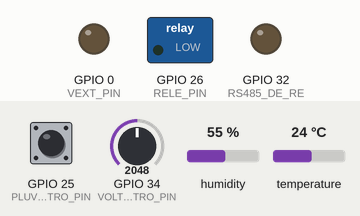
A sketch run on a simulated ESP32. Shown: switched loads named in the sketch (green lamp = pin HIGH), output pins drawn as LEDs (lit = HIGH). The inputs (shaded band) are chosen by the test bench; at power-on: GPIO 25 (PLUVIOMETRO_PIN) HIGH, GPIO 34 (VOLTIMETRO_PIN) = 2048, humidity 55 %, temperature 24 °C. WiFi joins after 1.5 s; servers stay silent unless stated; uploads are accepted with an empty reply; random numbers use the default seed unless the sketch sets one; what the sketch prints to the serial monitor is not drawn.

Above: at 0.0 s.
Timing chart, 0 to 2.0 s (numbered marks = the images above):
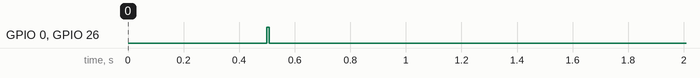

The sketch:

estacao.ino
```cpp
/**
 * ESTACAO WIFI - AI AGRO ESP32 (GENERICA + OTA)
 *
 * Estacao com WiFi direto (sem LoRa, sem receptora). Le sensores e faz
 * POST direto pro Supabase + Google Sheets (dual write na transicao).
 *
 * Config por dispositivo via build_flags no platformio.ini:
 *   -DDEVICE_CODIGO   ex: "BELA_WIFI_EST1"
 *   -DORIGEM          ex: "BELA_WIFI_EST1" (campo origem no JSON)
 *   -DDISP_ID         UUID do dispositivo no Supabase
 *   -DWIFI_SSID / -DWIFI_PASS
 *
 * Hardware: 1x sensor 7x1 RS485 (LOTE ANTIGO: regs 0x0012/0x0015/0x0007/0x001E)
 *           + DHT22 + pluviometro (Hall A3144 ou reed) + voltimetro de bateria.
 *           SEM OLED.
 *
 * OTA: tem WiFi, entao checa GitHub no boot. (estacao_wifi/VERSION + builds/)
 *
 * ===== LOGICA DE SONO (deadline-based) =====
 * A estacao dorme ~24h e envia 1x/dia. Entre os envios, viradas do pluviometro
 * acordam a placa por EXT0 so pra CONTAR e voltar a dormir.
 *
 * O ponto-chave: guardamos o HORARIO ABSOLUTO do proximo envio (proximoEnvio_us,
 * baseado no relogio RTC que sobrevive ao deep sleep). Toda vez que acorda por
 * virada, dorme so o TEMPO RESTANTE ate esse horario -- nunca reinicia a contagem.
 * Assim a estacao sempre envia no horario certo, mesmo chovendo o dia todo.
 *
 * Contador de viradas: snapshot 1x no inicio do ciclo, mesmo valor nos 3 envios
 * (redundancia), e subtrai o snapshot do contador apos enviar (preserva viradas
 * que cairam durante o proprio ciclo de envio).
 *
 * PINOS: RS485 TX 17|RX 16|DE/RE 32 | DHT22 4 | RELE 26 | VEXT 0
 *        VOLTIMETRO 34 | PLUVIOMETRO 25
 */
#include <Arduino.h>
#include <WiFi.h>
#include <WiFiClientSecure.h>
#include <HTTPClient.h>
#include <HTTPUpdate.h>
#include <ModbusMaster.h>
#include <DHT.h>
#include <ArduinoJson.h>
#include <sys/time.h>
#include "soc/soc.h"
#include "soc/rtc_cntl_reg.h"

// ====== Versao (sincronizar com arquivo VERSION do repo) ======
#define VERSAO_FW "3"

// ====== Config por dispositivo (default; sobrescrito por build_flags) ======
#ifndef DEVICE_CODIGO
  #define DEVICE_CODIGO "BELA_WIFI_EST1"
#endif
#ifndef ORIGEM
  #define ORIGEM "BELA_WIFI_EST1"
#endif
#ifndef DISP_ID
  #define DISP_ID "2f33249c-4c20-4f47-92c5-3989b50408d8"
#endif
#ifndef WIFI_SSID
  #define WIFI_SSID "Ap6401-2G"
#endif
#ifndef WIFI_PASS
  #define WIFI_PASS "21012003"
#endif

// ====== Pinos ======
#define RS485_TX        17
#define RS485_RX        16
#define RS485_DE_RE     32
#define DHTPIN          4
#define DHTTYPE         DHT22
#define RELE_PIN        26
#define VEXT_PIN        0
#define VOLTIMETRO_PIN  34
#define PLUVIOMETRO_PIN 25

// ====== Ciclo ====== (override via build_flags pra teste de campo)
#ifndef NUM_ENVIOS
#define NUM_ENVIOS      3
#endif
#define MS_ENTRE_ENVIOS 60000              // 1 min entre envios
#ifndef INTERVALO_SEG
#define INTERVALO_SEG 3600                 // TESTE: 1h. Producao: 86400 (24h)
#endif
const uint64_t INTERVALO_SEGUNDOS = INTERVALO_SEG;

// ====== Endpoints fixos ======
const char* GOOGLE_SCRIPT_URL =
  "https://script.google.com/macros/s/AKfycby9tF9b7n79DXCQ8qT47U_0Ao-9eiUhsNe6iDo8579LLQOscyLphv2C4UxR7Y6Orn3P/exec";
const char* SUPABASE_URL = "https://bwtotmprzmldczafjhrg.supabase.co/rest/v1/leituras";
const char* SUPABASE_ANON_KEY =
  "eyJhbGciOiJIUzI1NiIsInR5cCI6IkpXVCJ9.eyJpc3MiOiJzdXBhYmFzZSIsInJlZiI6ImJ3dG90bXByem1sZGN6YWZqaHJnIiwicm9sZSI6ImFub24iLCJpYXQiOjE3NzgwNzI0MjAsImV4cCI6MjA5MzY0ODQyMH0.-ZiY9JSdsUoCC2dSsesYemH-vN61Gl5odX9XrRxc-jo";

// ====== OTA ======
const char* OTA_URL_VERSION =
  "https://raw.githubusercontent.com/tb-lang/aiagro-firmware/main/estacao_wifi/VERSION";
const String OTA_URL_BINARIO =
  String("https://raw.githubusercontent.com/tb-lang/aiagro-firmware/main/estacao_wifi/builds/")
  + DEVICE_CODIGO + ".bin";

// ====== Globais ======
ModbusMaster node;
DHT dht(DHTPIN, DHTTYPE);

RTC_DATA_ATTR uint32_t ciclo = 0;
RTC_DATA_ATTR uint32_t pluviometroPulsos = 0;
RTC_DATA_ATTR int64_t  proximoEnvio_us = 0;   // horario absoluto do proximo envio (RTC)

volatile unsigned long ultimoPulsoMs = 0;

float temperaturaAr = 0, umidadeAr = 0;
float umidadeSolo = 0, tempSolo = 0, phSolo = 0, condutividade = 0;
int nitrogenio = 0, fosforo = 0, potassio = 0;
float voltagemBateria = 0;

void IRAM_ATTR pluviometroISR() {
  unsigned long agora = millis();
  if (agora - ultimoPulsoMs > 250) { pluviometroPulsos++; ultimoPulsoMs = agora; }
}

void preTransmission()  { digitalWrite(RS485_DE_RE, HIGH); }
void postTransmission() { digitalWrite(RS485_DE_RE, LOW); }

// Relogio RTC em microssegundos -- SOBREVIVE ao deep sleep.
int64_t agoraRTC_us() {
  struct timeval tv;
  gettimeofday(&tv, NULL);
  return (int64_t)tv.tv_sec * 1000000LL + (int64_t)tv.tv_usec;
}

// Espera o ima se afastar (GPIO voltar HIGH) antes de re-armar o EXT0.
// Evita re-acordar em loop / contar a mesma virada varias vezes.
void esperarImaPassar() {
  unsigned long t0 = millis();
  while (digitalRead(PLUVIOMETRO_PIN) == LOW && millis() - t0 < 3000) {
    delay(10);
  }
  delay(50);  // debounce extra
}

bool conectarWiFi() {
  if (WiFi.status() == WL_CONNECTED) return true;
  Serial.print("Conectando WiFi");
  WiFi.mode(WIFI_STA);
  WiFi.begin(WIFI_SSID, WIFI_PASS);
  unsigned long start = millis();
  while (WiFi.status() != WL_CONNECTED && millis() - start < 20000) {
    delay(500); Serial.print(".");
  }
  Serial.println();
  if (WiFi.status() == WL_CONNECTED) {
    Serial.print("WiFi OK | IP: "); Serial.println(WiFi.localIP());
    return true;
  }
  Serial.println("WiFi FAIL");
  return false;
}

// ====== OTA ======
void verificarOTA() {
  if (!conectarWiFi()) { Serial.println("OTA: sem WiFi, pulando"); return; }
  Serial.printf("OTA: checando versao (atual: %s)...\n", VERSAO_FW);
  WiFiClientSecure client;
  client.setInsecure();
  HTTPClient http;
  String urlVersion = String(OTA_URL_VERSION) + "?cb=" + String(esp_random());
  if (!http.begin(client, urlVersion)) { Serial.println("OTA: falha abrir URL"); return; }
  int code = http.GET();
  if (code != 200) { Serial.printf("OTA: HTTP %d, pulando\n", code); http.end(); return; }
  String novaVersao = http.getString();
  novaVersao.trim();
  http.end();
  // So atualiza se a versao remota for MAIOR (numerico). Evita downgrade
  // acidental se alguem esquecer de dar push do bin novo.
  int vLocal  = atoi(VERSAO_FW);
  int vRemota = novaVersao.toInt();
  if (vRemota <= vLocal) {
    Serial.printf("OTA: GitHub v%d <= local v%d, sem update\n", vRemota, vLocal);
    return;
  }
  Serial.printf("OTA: nova versao v%d (atual v%d)\n", vRemota, vLocal);
  String urlBin = OTA_URL_BINARIO + "?cb=" + String(esp_random());
  Serial.printf("OTA: baixando %s\n", urlBin.c_str());
  WiFiClientSecure clientUpdate;
  clientUpdate.setInsecure();
  httpUpdate.rebootOnUpdate(true);
  t_httpUpdate_return ret = httpUpdate.update(clientUpdate, urlBin);
  if (ret == HTTP_UPDATE_FAILED) {
    Serial.printf("OTA: FALHOU (%d): %s\n",
      httpUpdate.getLastError(), httpUpdate.getLastErrorString().c_str());
  }
}

// ====== Leitura sensores (LOTE ANTIGO - registradores da Fazenda V44) ======
// NAO mexe no contador de pluviometro -- snapshot e feito separado no setup().
void lerSensores() {
  analogSetAttenuation(ADC_11db);
  voltagemBateria = analogRead(VOLTIMETRO_PIN);
  temperaturaAr   = dht.readTemperature();
  umidadeAr       = dht.readHumidity();
  if (isnan(temperaturaAr)) temperaturaAr = 0;
  if (isnan(umidadeAr))     umidadeAr = 0;

  // LOTE VELHO (Bela/Café) — mapa VALIDADO em bancada (27/mai, sensor do Café):
  //   0x0012 umidade (/10)  0x0013 temp (/10)  0x0015 EC  0x0006 pH (/100)  0x001E NPK
  //   umid/temp NAO estao trocados neste lote (diferente do lote novo).
  if (node.readHoldingRegisters(0x0012, 2) == node.ku8MBSuccess) {
    umidadeSolo = node.getResponseBuffer(0) / 10.0;   // umidade /10
    tempSolo    = node.getResponseBuffer(1) / 10.0;   // temp /10
  }
  if (node.readHoldingRegisters(0x0015, 1) == node.ku8MBSuccess)
    condutividade = node.getResponseBuffer(0);
  if (node.readHoldingRegisters(0x0006, 1) == node.ku8MBSuccess)
    phSolo = node.getResponseBuffer(0) / 100.0;       // pH no 0x0006 /100 (0x0007 NAO e pH)
  if (node.readHoldingRegisters(0x001E, 3) == node.ku8MBSuccess) {
    nitrogenio = node.getResponseBuffer(0);
    fosforo    = node.getResponseBuffer(1);
    potassio   = node.getResponseBuffer(2);
  }

  Serial.printf("  AR: temp=%.1fC umid=%.1f%%\n", temperaturaAr, umidadeAr);
  Serial.printf("  SOLO: umid=%.1f%% temp=%.1fC EC=%.0f pH=%.2f N=%d P=%d K=%d\n",
                umidadeSolo, tempSolo, condutividade, phSolo, nitrogenio, fosforo, potassio);
  Serial.printf("  BAT: %.0f\n", voltagemBateria);
}

int rssiParaPct(int rssi) {
  if (rssi >= -50) return 100;
  if (rssi <= -100) return 0;
  return 2 * (rssi + 100);
}

bool postParaSheets(int indice, uint32_t pluv) {
  StaticJsonDocument<512> doc;
  doc["origem"]     = ORIGEM;
  doc["versao"]     = VERSAO_FW;
  doc["ciclo"]      = ciclo;
  doc["pacote"]     = indice + 1;
  doc["sinal_wifi"] = rssiParaPct(WiFi.RSSI());
  JsonArray arr = doc.createNestedArray("sensores");
  JsonObject s = arr.createNestedObject();
  s["id"]        = 1;
  s["umid_solo"] = umidadeSolo;
  s["temp_solo"] = tempSolo;
  s["ec"]        = condutividade;
  s["ph"]        = phSolo;
  s["n"]         = nitrogenio;
  s["p"]         = fosforo;
  s["k"]         = potassio;
  s["temp_ar"]   = temperaturaAr;
  s["umid_ar"]   = umidadeAr;
  String jsonStr;
  serializeJson(doc, jsonStr);

  HTTPClient http;
  http.begin(GOOGLE_SCRIPT_URL);
  http.setTimeout(8000);
  http.addHeader("Content-Type", "application/json");
  int code = http.POST(jsonStr);
  Serial.printf("  [Sheets] HTTP %d\n", code);
  http.end();
  return (code == 200 || code == 302);
}

bool postParaSupabase(int indice, uint32_t pluv) {
  StaticJsonDocument<512> doc;
  doc["dispositivo_id"]      = DISP_ID;
  doc["versao_fw"]           = VERSAO_FW;
  doc["ciclo"]               = ciclo;
  doc["pacote"]              = indice + 1;
  doc["sensor_pos"]          = 1;
  doc["umid_solo"]           = umidadeSolo;
  doc["temp_solo"]           = tempSolo;
  doc["ec"]                  = condutividade;
  doc["ph"]                  = phSolo;
  doc["n_mg_kg"]             = nitrogenio;
  doc["p_mg_kg"]             = fosforo;
  doc["k_mg_kg"]             = potassio;
  doc["temp_ar"]             = temperaturaAr;
  doc["umid_ar"]             = umidadeAr;
  doc["pluviometro_pulsos"]  = pluv;
  doc["voltagem_bateria"]    = voltagemBateria;
  doc["sinal_wifi_pct"]      = rssiParaPct(WiFi.RSSI());
  String jsonStr;
  serializeJson(doc, jsonStr);

  WiFiClientSecure client;
  client.setInsecure();
  HTTPClient http;
  http.begin(client, SUPABASE_URL);
  http.setTimeout(10000);
  http.addHeader("apikey", SUPABASE_ANON_KEY);
  http.addHeader("Authorization", String("Bearer ") + SUPABASE_ANON_KEY);
  http.addHeader("Content-Type", "application/json");
  http.addHeader("Prefer", "return=minimal");
  int code = http.POST(jsonStr);
  Serial.printf("  [Supabase] HTTP %d\n", code);
  if (code != 201 && code > 0) {
    String r = http.getString();
    if (r.length() < 300) Serial.println(r);
  }
  http.end();
  return (code == 201);
}

// Dorme ate o horario absoluto 'deadline_us'. Acorda por timer (deadline) OU
// por pulso de pluviometro (EXT0). Nunca dorme menos de 1s.
void dormirAte(int64_t deadline_us) {
  int64_t restante = deadline_us - agoraRTC_us();
  if (restante < 1000000LL) restante = 1000000LL;   // minimo 1s
  Serial.printf("Dormindo %.1f min (ate proximo envio)...\n", restante / 60000000.0);
  digitalWrite(RELE_PIN, HIGH);
  digitalWrite(VEXT_PIN, HIGH);
  WiFi.disconnect(true);
  WiFi.mode(WIFI_OFF);
  Serial.flush();
  esp_sleep_enable_ext0_wakeup((gpio_num_t)PLUVIOMETRO_PIN, 0);
  esp_sleep_enable_timer_wakeup((uint64_t)restante);
  esp_deep_sleep_start();
}

void setup() {
  WRITE_PERI_REG(RTC_CNTL_BROWN_OUT_REG, 0);  // desabilita brownout detector
  Serial.begin(115200);
  delay(500);

  // Rele e VEXT comecam DESLIGADOS. So ligam no ciclo de envio de verdade.
  // Nas acordadas por virada de pluviometro o rele NUNCA liga -- economiza
  // desgaste do rele, energia e barulho (a virada so conta, nem le sensores).
  // IMPORTANTE: o A3144 (pluviometro) e alimentado pelo 3.3V sempre-ligado
  // via MT3608 -- NAO pela linha do rele. Por isso ele segue detectando
  // viradas mesmo com o rele desligado durante o sono.
  pinMode(VEXT_PIN, OUTPUT); digitalWrite(VEXT_PIN, HIGH);  // perifericos OFF
  pinMode(RELE_PIN, OUTPUT); digitalWrite(RELE_PIN, HIGH);  // sensores OFF
  pinMode(PLUVIOMETRO_PIN, INPUT_PULLUP);
  attachInterrupt(digitalPinToInterrupt(PLUVIOMETRO_PIN), pluviometroISR, FALLING);

  esp_sleep_wakeup_cause_t motivo = esp_sleep_get_wakeup_cause();
  int64_t agora = agoraRTC_us();

  // ----- Primeiro boot: zera contador e agenda envio imediato -----
  if (motivo == ESP_SLEEP_WAKEUP_UNDEFINED) {
    pluviometroPulsos = 0;
    proximoEnvio_us = agora;   // envia agora
    Serial.println("\n[BOOT] Primeiro boot - envio imediato");
  }

  // ----- Acordou por virada do pluviometro -----
  if (motivo == ESP_SLEEP_WAKEUP_EXT0) {
    pluviometroPulsos++;
    Serial.printf("\n[PLUVIOMETRO] Virada! Acumulado: %u\n", pluviometroPulsos);
    esperarImaPassar();   // espera o ima se afastar antes de re-armar EXT0
    if (agora < proximoEnvio_us) {
      // ainda nao e hora de enviar -> volta a dormir o TEMPO RESTANTE
      dormirAte(proximoEnvio_us);   // nao retorna
    }
    // se a virada caiu exatamente no horario de envio, cai pro ciclo abaixo
  }

  // ===== CICLO COMPLETO DE ENVIO =====
  ciclo++;
  Serial.printf("\n=========================================\n");
  Serial.printf("%s | FW v%s | Ciclo %u\n", DEVICE_CODIGO, VERSAO_FW, ciclo);
  Serial.printf("=========================================\n");

  // Agora sim liga perifericos + sensores (SO no ciclo de envio).
  digitalWrite(VEXT_PIN, LOW);   // liga perifericos
  digitalWrite(RELE_PIN, LOW);   // liga sensores 7x1
  delay(200);

  // Liga sensores RS485 + DHT
  pinMode(RS485_DE_RE, OUTPUT); postTransmission();
  Serial2.begin(9600, SERIAL_8N1, RS485_RX, RS485_TX);
  node.begin(1, Serial2);
  node.preTransmission(preTransmission);
  node.postTransmission(postTransmission);
  dht.begin();

  Serial.println("Aguardando sensores estabilizarem (3s)...");
  delay(3000);

  // Leitura de aquecimento (descartada - primeira leitura vem com lixo)
  Serial.println("--- Leitura de aquecimento (descartada) ---");
  lerSensores();
  delay(2000);
  Serial.println("--- Sensores aquecidos, comecando ciclo real ---");

  // Snapshot do contador de viradas: lido UMA vez, mesmo valor nos 3 envios.
  uint32_t pluvSnapshot;
  noInterrupts(); pluvSnapshot = pluviometroPulsos; interrupts();
  Serial.printf("Viradas de pluviometro acumuladas: %u\n", pluvSnapshot);

  bool enviado = false;
  for (int i = 0; i < NUM_ENVIOS; i++) {
    Serial.printf("\n--- Envio %d/%d ---\n", i + 1, NUM_ENVIOS);
    lerSensores();
    if (conectarWiFi()) {
      bool okSheets = postParaSheets(i, pluvSnapshot);
      bool okSupa   = postParaSupabase(i, pluvSnapshot);
      if (okSheets || okSupa) enviado = true;
    }
    if (i < NUM_ENVIOS - 1) {
      Serial.printf("Aguardando %dms ate proximo envio...\n", MS_ENTRE_ENVIOS);
      delay(MS_ENTRE_ENVIOS);
    }
  }

  // Consome o snapshot do contador (subtrai em vez de zerar:
  // preserva viradas que cairam DURANTE o ciclo de envio).
  if (enviado) {
    noInterrupts(); pluviometroPulsos -= pluvSnapshot; interrupts();
    Serial.printf("Enviado OK. Contador: -%u viradas (restam %u novas)\n",
                  pluvSnapshot, pluviometroPulsos);
  } else {
    Serial.println("Nenhum envio OK - contador mantido pra proxima tentativa");
  }

  // OTA no final (depois de ler+enviar)
  Serial.println("\n--- Verificando OTA ---");
  verificarOTA();

  // Agenda o proximo envio e dorme ate la
  proximoEnvio_us = agora + (int64_t)INTERVALO_SEGUNDOS * 1000000LL;
  Serial.printf("Ciclo %u completo. Proximo envio agendado.\n", ciclo);
  dormirAte(proximoEnvio_us);
}

void loop() {}
```

Measured:
- by itself, GPIO 0 (VEXT_PIN), GPIO 26 (RELE_PIN): LOW → HIGH at 0.50 s, → LOW 0.01 s later
